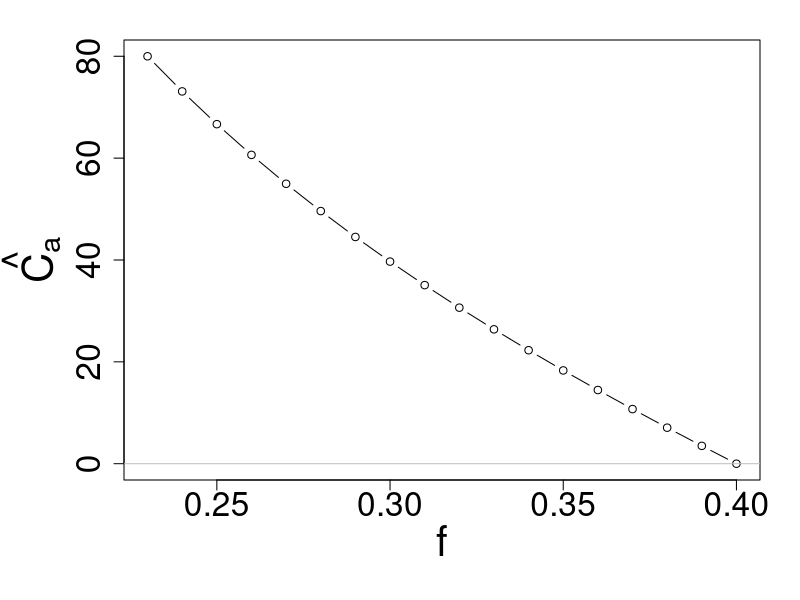
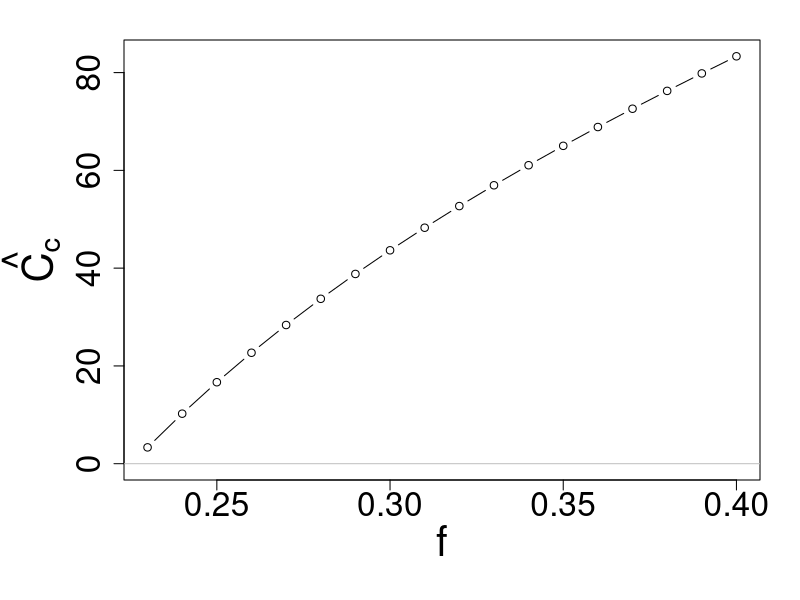
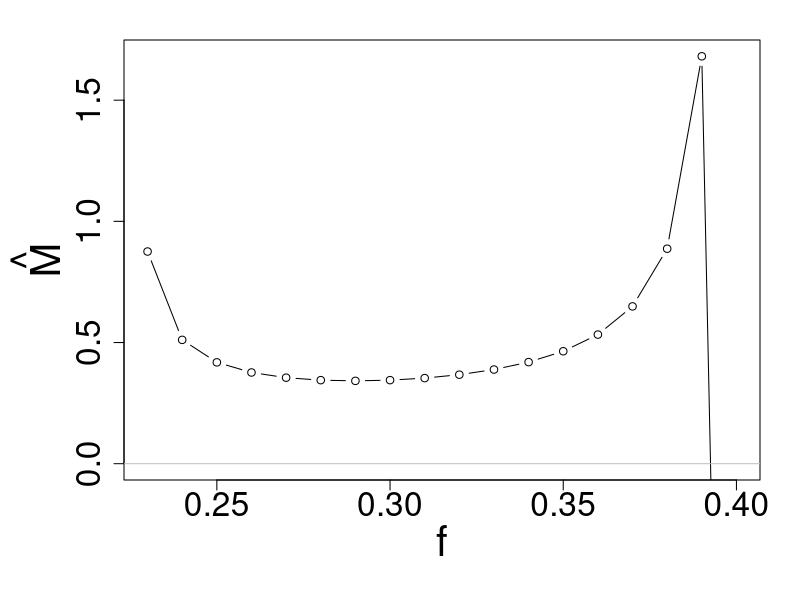
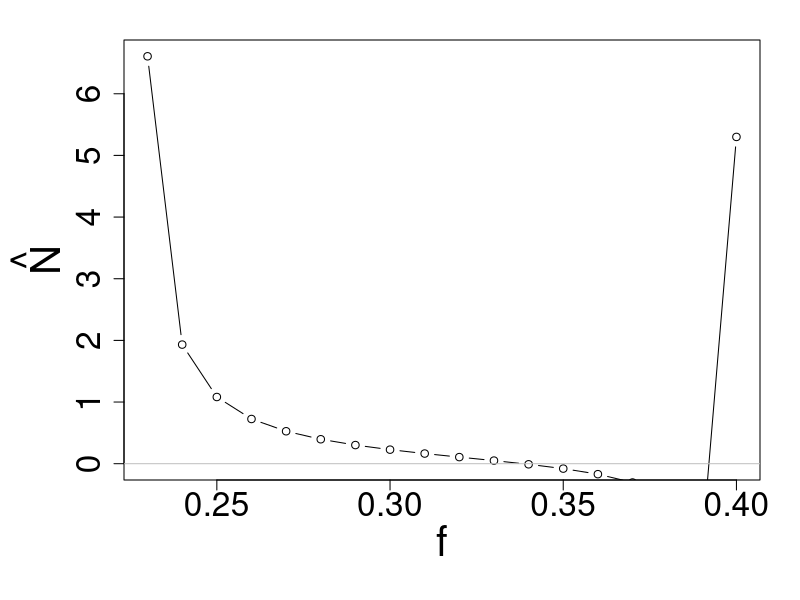
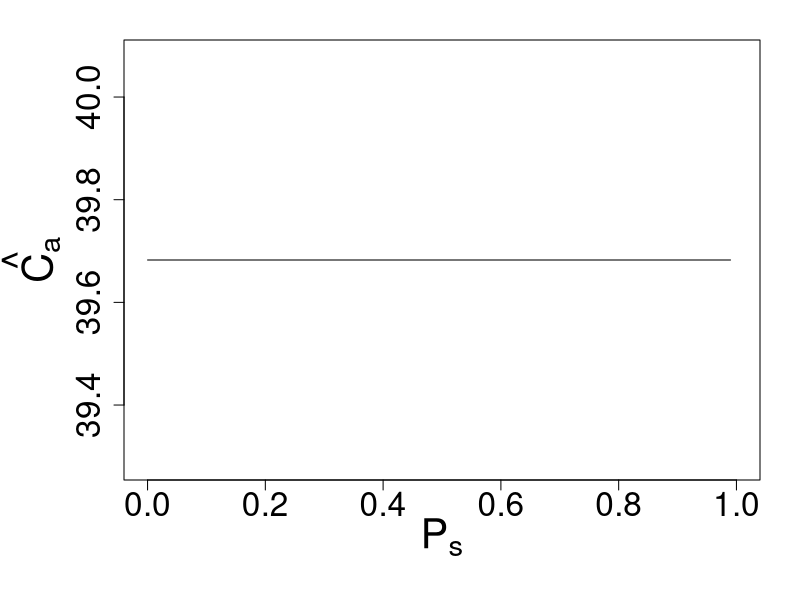
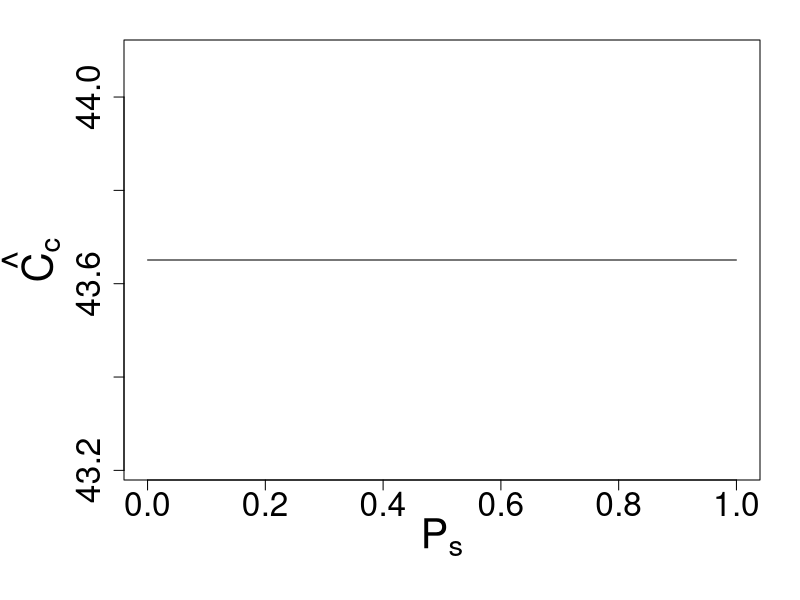
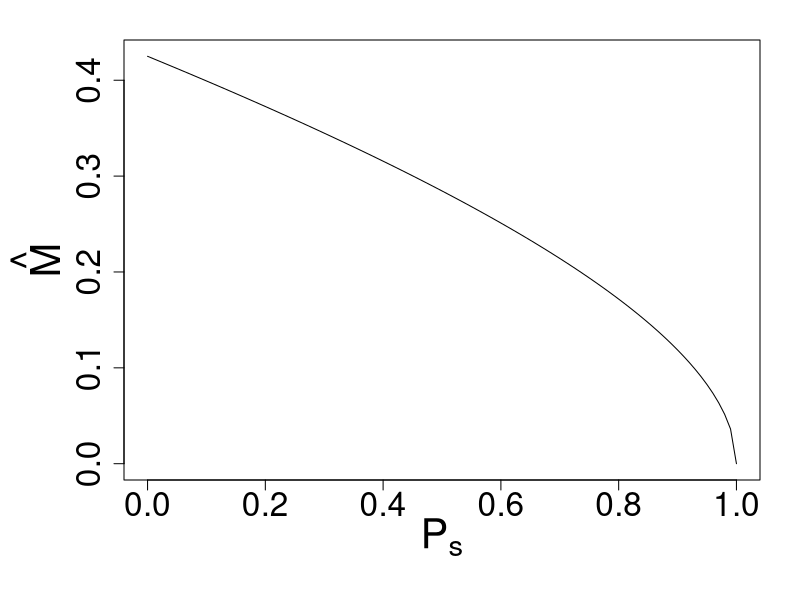
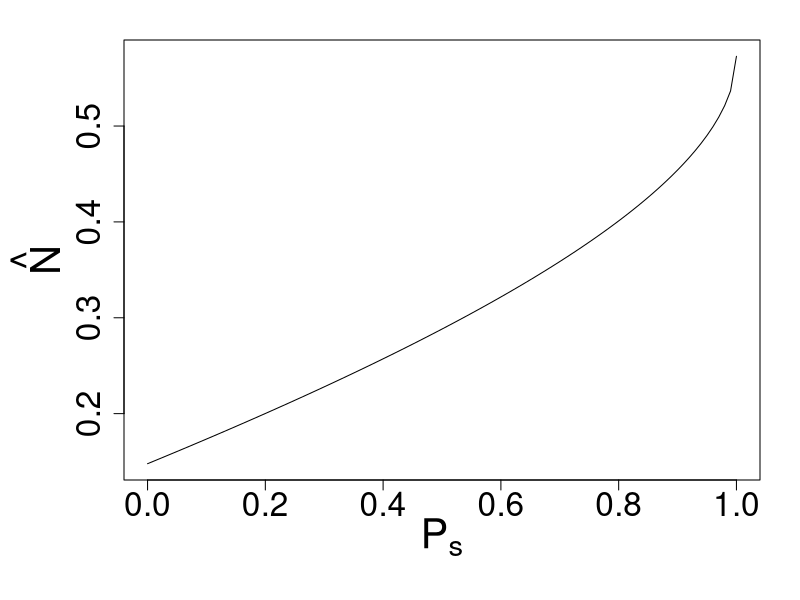

Recreate these plots in R, in order.
# This function returns the equlibrium value for mutualist and non-mutualist
CaCcMN_eqm<-function(km=10,kn=30,kc=5,d,bmax,s,f,phi,g,ps,u){
  
  beta1<- -(phi*f)/(g*(1-f))
  beta2<- (km/((bmax*(1-s))-d)) - (kn/((bmax-d)*((1-f)^2)))
  beta<-beta1/(d*beta2)
  
  alp1<- (km*d*u*beta)/((bmax*(1-s))-d)
  alp1<-alp1 - (phi*u/g) -(f*(1-ps)*beta)
  
  alp2<- -((1-ps)*kc*beta*f)-((1-f)*(1-ps)*(beta^2))
  alp3<- -(kc*(1-f)*(1-ps)*(beta^2))
  Meq<- (-alp2 + sqrt((alp2^2)-(4*alp1*alp3)))/(2*alp1)
  Neq<- beta-Meq
  
  Caeq<- ((Meq+(Neq*(1-f)))*(Meq+kc)*(1-ps))/(u*(Meq^2))
  Cceq<- phi/(g*(Meq+Neq))
  
  res<-list(Caeq=Caeq,Cceq=Cceq,Meq=Meq,Neq=Neq)
  
  return(res)
}
#---------------------------------------------------------------------------------------------
# Plot equilibrium values of Ca, Cc, M, N against fidelity (f)

# call the function 
km<- 10 # half saturation constant for mutualist 
kn<- 30 # half saturation constant for non-mutualist
kc<- 5 # half saturation constant for allocated carbon
d<- 0.5 # death rate of mutualist and non-mutualist
bmax<- 0.8 # maximum growth rate of symbionts
s<- 0.3 # cost of mutualism
#f<-0.3 # fidelity
phi <- 5 # constant resource value for construction carbon
g<- 0.2 # Rate at which construction carbon is allocated to both symbionts
ps <- 0.3 # P-availability in the soil
u<- 0.4 # Phosphorous uptake per unit of preferentially allocated carbon received by mutualists

#CaCcMN_eqm(km=km,kn=kn,kc=kc,d=d,bmax=bmax,s=s,f=f,phi=phi,g=g,ps=ps,u=u) # you can check the numerical M, N equilibria value with this analytical finding

mylist<-seq(from=0,to=1,by=0.01)
df<-matrix(NA,nrow=length(mylist),ncol=5)
colnames(df)<-c("f","Caeq","Cceq","Meq","Neq")
df<-as.data.frame(df)
for(i in seq_along(mylist)){
  f<-mylist[i]
  res<-CaCcMN_eqm(km=km,kn=kn,kc=kc,d=d,bmax=bmax,s=s,f=f,phi=phi,g=g,ps=ps,u=u)
  df$f[i]<-f
  df$Caeq[i]<-res$Caeq
  df$Cceq[i]<-res$Cceq
  df$Meq[i]<-res$Meq
  df$Neq[i]<-res$Neq
}

df<-na.omit(df)
df<-df[which(df$Caeq>0),]
range(df$f)

pdf("./Results/pdf_fig/Ca_eqm_vs_f.pdf",width=8,height=8)
op<-par(mar=c(6,6.2,2,2))
plot(df$f,df$Caeq,type="b",xlab="f",ylab=expression(hat(C[a])),cex.lab=2.5,cex.axis=2,ylim=c(0,max(df$Caeq)))
abline(h=0,col="grey")
par(op)
dev.off()

pdf("./Results/pdf_fig/Cc_eqm_vs_f.pdf",width=8,height=8)
op<-par(mar=c(6,6.2,2,2))
plot(df$f,df$Cceq,type="b",xlab="f",ylab=expression(hat(C[c])),cex.lab=2.5,cex.axis=2,ylim=c(0,max(df$Cceq)))
abline(h=0,col="grey")
par(op)
dev.off()

pdf("./Results/pdf_fig/M_eqm_vs_f.pdf",width=8,height=8)
op<-par(mar=c(6,6.2,2,2))
plot(df$f,df$Meq,type="b",xlab="f",ylab=expression(hat(M)),cex.lab=2.5,cex.axis=2,ylim=c(0,max(df$Meq)))
abline(h=0,col="grey")
par(op)
dev.off()

pdf("./Results/pdf_fig/N_eqm_vs_f.pdf",width=8,height=8)
op<-par(mar=c(6,6.2,2,2))
plot(df$f,df$Neq,type="b",xlab="f",ylab=expression(hat(N)),cex.lab=2.5,cex.axis=2,ylim=c(0,max(df$Neq)))
abline(h=0,col="grey")
par(op)
dev.off()


#----------------------------------------------------------------------------------------------
# Plot equilibrium values of Ca, Cc, M, N against soil Phosphorous availability (ps)

# call the function 
km<- 10 # half saturation constant for mutualist 
kn<- 30 # half saturation constant for non-mutualist
kc<- 5 # half saturation constant for allocated carbon
d<- 0.5 # death rate of mutualist and non-mutualist
bmax<- 0.8 # maximum growth rate of symbionts
s<- 0.3 # cost of mutualism
f<-0.3 # fidelity
phi <- 5 # constant resource value for construction carbon
g<- 0.2 # Rate at which construction carbon is allocated to both symbionts
#ps <- 0.3 # P-availability in the soil
u<-0.4 # Phosphorous uptake per unit of preferentially allocated carbon received by mutualists

mylist<-seq(from=0,to=1,by=0.01)
df<-matrix(NA,nrow=length(mylist),ncol=5)
colnames(df)<-c("ps","Caeq","Cceq","Meq","Neq")
df<-as.data.frame(df)
for(i in seq_along(mylist)){
  ps<-mylist[i]
  res<-CaCcMN_eqm(km=km,kn=kn,kc=kc,d=d,bmax=bmax,s=s,f=f,phi=phi,g=g,ps=ps,u=u)
  df$ps[i]<-ps
  df$Caeq[i]<-res$Caeq
  df$Cceq[i]<-res$Cceq
  df$Meq[i]<-res$Meq
  df$Neq[i]<-res$Neq
}

pdf("./Results/pdf_fig/Ca_eqm_vs_ps.pdf",width=8,height=8)
op<-par(mar=c(6,6.2,2,2))
plot(df$ps,df$Caeq,type="l",xlab=expression(P[s]),ylab=expression(hat(C[a])),cex.lab=2.5,cex.axis=2)
#abline(h=0,col="grey")
par(op)
dev.off()

pdf("./Results/pdf_fig/Cc_eqm_vs_ps.pdf",width=8,height=8)
op<-par(mar=c(6,6.2,2,2))
plot(df$ps,df$Cceq,type="l",xlab=expression(P[s]),ylab=expression(hat(C[c])),cex.lab=2.5,cex.axis=2)
#abline(h=0,col="grey")
dev.off()

pdf("./Results/pdf_fig/M_eqm_vs_ps.pdf",width=8,height=8)
op<-par(mar=c(6,6.2,2,2))
plot(df$ps,df$Meq,type="l",xlab=expression(P[s]),ylab=expression(hat(M)),cex.lab=2.5,cex.axis=2)
#abline(h=0,col="grey")
dev.off()

pdf("./Results/pdf_fig/N_eqm_vs_ps.pdf",width=8,height=8)
op<-par(mar=c(6,6.2,2,2))
plot(df$ps,df$Neq,type="l",xlab=expression(P[s]),ylab=expression(hat(N)),cex.lab=2.5,cex.axis=2)
#abline(h=0,col="grey")
dev.off()
